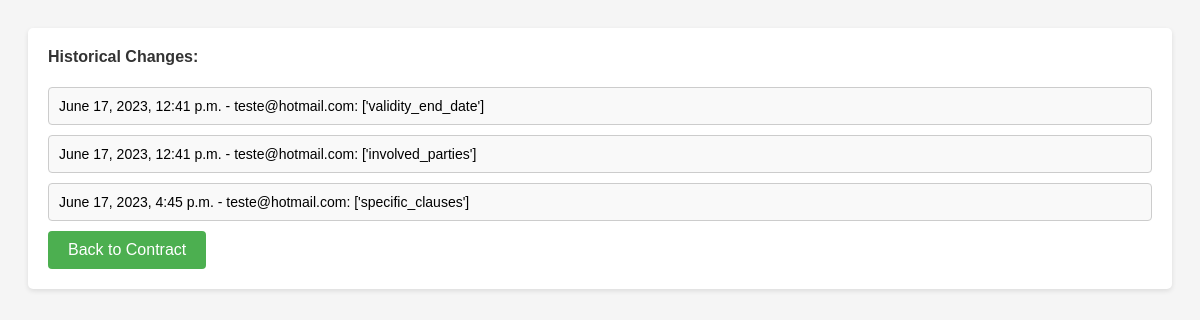
The app's page /contratos/historical-changes/2/ with its own data.
### contratos/models.py (models this page shows)
class HistoricoAlteracoes(models.Model) :
    contrato = models.ForeignKey(Contrato, on_delete=models.CASCADE)
    usuario = models.ForeignKey(CustomUser, on_delete=models.CASCADE)
    data_alteracao = models.DateTimeField(auto_now=True)
    alteracoes = models.TextField()

### autenticacao/models.py (models this page shows, shortened)
class CustomUser(AbstractUser):
    email = models.EmailField(unique=True)  # Adiciona o campo de email
    class Meta:
        db_table = 'autenticacao_customuser'

### contratos/views.py (the view)
# urls.py: path('historical-changes/<int:contract_id>/', views.historical_changes, name='historical_changes'),
def historical_changes(request, contract_id) :
    contrato = get_object_or_404(Contrato, pk=contract_id)
    return render(request, 'contratos/historical_changes.html', {'contrato' : contrato})

### Contrakt/contratos/templates/contratos/historical_changes.html (shortened to what this page needs)
<!DOCTYPE html>
<html>
<head>
</head>
<body>
    <div class="container">
        <h4>Historical Changes:</h4>
        {% if contrato.historicoalteracoes_set.all %}
            {% for alteracao in contrato.historicoalteracoes_set.all %}
                <div class="change-item">
                    <p>{{ alteracao.data_alteracao }} - {{ alteracao.usuario.username }}: {{ alteracao.alteracoes }}</p>
                </div>
            {% endfor %}
        {% else %}
            <p class="no-changes">No historical changes.</p>
        {% endif %}
        <a href="{% url 'contratos:contract_information' contrato.id %}" class="back-button">Back to Contract</a>
    </div>
</body>
</html>

### Contrakt/contratos/templates/contratos/historical_changes.html (style rules this page uses)
body { font-family: Arial, sans-serif; background-color: #f5f5f5; padding: 20px; }
h4 { margin-top: 0; color: #333; }
.container { background-color: #fff; padding: 20px; border-radius: 5px; box-shadow: 0 2px 5px rgba(0, 0, 0, 0.1); }
.change-item { margin-bottom: 10px; padding: 10px; background-color: #f9f9f9; border: 1px solid #ccc; border-radius: 4px; }
.change-item p { margin: 0; font-size: 14px; }
.back-button { display: inline-block; background-color: #4CAF50; color: white; padding: 10px 20px; text-align: center; text-decoration: none; border-radius: 4px; transition: background-color 0.3s ease; }

### records on screen
HistoricoAlteracoes: data_alteracao "June 17, 2023, 12:41 p.m.", usuario.username "teste@hotmail.com", alteracoes "['validity_end_date']"
HistoricoAlteracoes: data_alteracao "June 17, 2023, 12:41 p.m.", usuario.username "teste@hotmail.com", alteracoes "['involved_parties']"
HistoricoAlteracoes: data_alteracao "June 17, 2023, 4:45 p.m.", usuario.username "teste@hotmail.com", alteracoes "['specific_clauses']"
